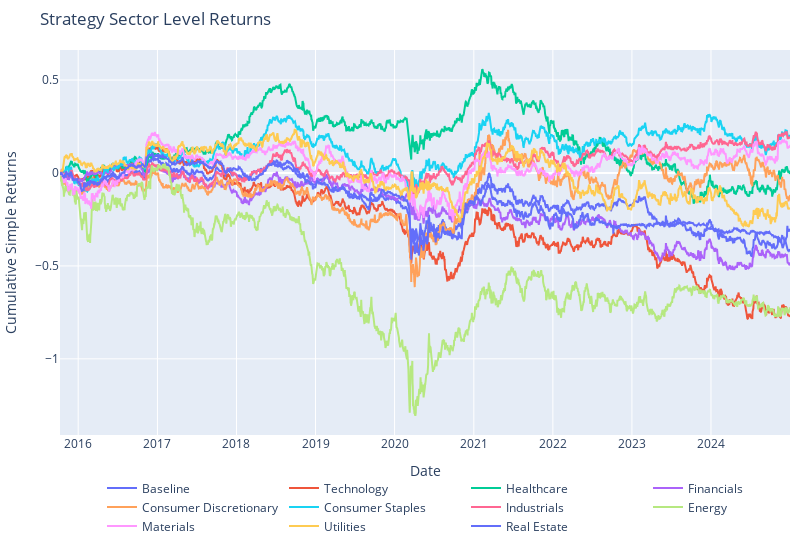

Write notebook code for a chart like this one.
### Markdown cell above
*ii)* Strategy at Sector Level

### Code cell
fig = go.Figure()


for strategy in sector_baseline_returns:

    fig.add_trace(
        go.Scatter(
            x = sector_baseline_returns.index,
            y = sector_baseline_returns[strategy],
            name = strategy
        )
    )

fig.update_layout(title = 'Strategy Sector Level Returns')
fig.update_layout(
                  showlegend=True,
                  margin=dict(l=10, r=10, t=50, b=10),
                  legend=dict(orientation="h",yanchor="top",y=-0.1,xanchor="center",x=0.5),
                  width = 800,height = 550,
                  xaxis_title = 'Date',
                  xaxis=dict(title_standoff=3) 
                )
fig.update_yaxes(title = 'Cumulative Simple Returns')
fig.update_xaxes(title = 'Date')
fig.show()

### Figure 1 — Plotly figure (JSON) as saved in the notebook; plotly's stock layout.template omitted (floating-point values rounded to 4 significant figures; data arrays with more than 128 entries replaced by an {"elided": "..."} marker saying what was removed)
{"data": [{"name": "Baseline", "type": "scatter", "x": {"elided": "2322 str values"}, "y": {"elided": "2322 float values"}}, {"name": "Technology", "type": "scatter", "x": {"elided": "2322 str values"}, "y": {"elided": "2322 float values"}}, {"name": "Healthcare", "type": "scatter", "x": {"elided": "2322 str values"}, "y": {"elided": "2322 float values"}}, {"name": "Financials", "type": "scatter", "x": {"elided": "2322 str values"}, "y": {"elided": "2322 float values"}}, {"name": "Consumer Discretionary", "type": "scatter", "x": {"elided": "2322 str values"}, "y": {"elided": "2322 float values"}}, {"name": "Consumer Staples", "type": "scatter", "x": {"elided": "2322 str values"}, "y": {"elided": "2322 float values"}}, {"name": "Industrials", "type": "scatter", "x": {"elided": "2322 str values"}, "y": {"elided": "2322 float values"}}, {"name": "Energy", "type": "scatter", "x": {"elided": "2322 str values"}, "y": {"elided": "2322 float values"}}, {"name": "Materials", "type": "scatter", "x": {"elided": "2322 str values"}, "y": {"elided": "2322 float values"}}, {"name": "Utilities", "type": "scatter", "x": {"elided": "2322 str values"}, "y": {"elided": "2322 float values"}}, {"name": "Real Estate", "type": "scatter", "x": {"elided": "2322 str values"}, "y": {"elided": "2322 float values"}}], "layout": {"height": 550, "legend": {"orientation": "h", "x": 0.5, "xanchor": "center", "y": -0.1, "yanchor": "top"}, "margin": {"b": 10, "l": 10, "r": 10, "t": 50}, "showlegend": true, "title": {"text": "Strategy Sector Level Returns"}, "width": 800, "xaxis": {"title": {"text": "Date"}}, "yaxis": {"title": {"text": "Cumulative Simple Returns"}}}}
